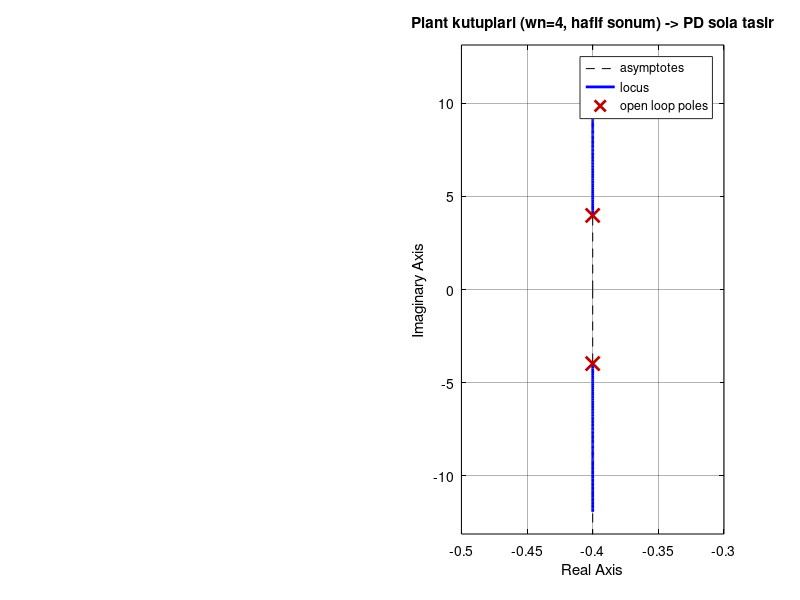

Write MATLAB code to recreate this figure. (Note: this script raises an error after producing the figure.)
function loaded_controller_redesign()
% LOADED_CONTROLLER_REDESIGN  Asama 5.x — YUKLU plant'a gore kontrolcu yeniden tasarimi (ROADMAP KRITIK NOT).
% Sorun: simdiye kadar YUKSUZ kazanclarla (Kp_pos=2, hiz PI Asama-2) yuklu gimbal kontrol edildi.
% Yuklu plant VERIDEN turetildi (free-decay + gravite-FF, yeni ID testi YOK):
%   omega_n=4 rad/s, zeta=0.1 (sarkac free-decay ID); kff_grav=0.21 (gravite duty); k_kin=-0.84 (kinematik)
%   => duty->aci plant:  G(s) = (K_m/J)/(s^2+2*zeta*wn*s+wn^2),  K_m/J = wn^2/kff_grav = 16/0.21 = 76
%      G(s) = 76/(s^2 + 0.8 s + 16)   [hafif sonumlu rezonans wn=4]
% TASARIM: PD (poz + hiz/gyro) ile kapali-dongu kutuplari zeta=0.7'ye, bant 2x'e (wn_cl=8).
%   Karakteristik: s^2 + (0.8+76*Kd) s + (16+76*Kp) = 0
%   wn_cl=8, zeta_cl=0.7:  16+76*Kp=64 -> Kp=0.63 (duty/rad);  0.8+76*Kd=11.2 -> Kd=0.137 (duty/(rad/s))
% Gyro = Kd terimi (hiz geri-besleme = sonum). Isaret POZITIF (sign-testi). gravite-FF zaten yuklu (0.21).
% Calistirma: matlab -batch "cd('matlab/asama_5_gimbal'); loaded_controller_redesign"
    here=fileparts(mfilename('fullpath')); outdir=fullfile(here,'results','loaded_controller_redesign');
    if ~exist(outdir,'dir'), mkdir(outdir); end
    set(groot,'defaultFigureColor','w','defaultAxesColor','w','defaultAxesXColor','k', ...
        'defaultAxesYColor','k','defaultTextColor','k','defaultAxesGridAlpha',0.3);

    wn=4; zeta=0.10; kffg=0.21; kkin=-0.84;
    KmJ = wn^2/kffg;                 % =76
    s=tf('s'); G = KmJ/(s^2+2*zeta*wn*s+wn^2);

    % --- PD tasarim (pole placement) ---
    wn_cl=8; zt_cl=0.7;
    Kp=(wn_cl^2-wn^2)/KmJ;           % duty/rad
    Kd=(2*zt_cl*wn_cl-2*zeta*wn)/KmJ;% duty/(rad/s)
    C = Kp + Kd*s;
    Tcl = feedback(G*C,1);
    [~,z_ach]=damp(Tcl);

    % --- gyro k_ff esdegeri (firmware: omega_ff=k_ff*gy[rad/s] hiz-setpoint'e; iç hız servosu sonra) ---
    % Yaklasik: gyro hiz-setpoint'i k_ff*gy uretir; cikis mili hizi ~ omega_ff/gear; bu Kd-benzeri sonum.
    % Firmware'de DOGRUDAN PD-STAB en temiz: duty = stab_dir*(Kp*(FP0-FP)*DEG2RAD + Kd*(-gy)*DEG2RAD) + grav_FF
    fprintf('\n=== YUKLU kontrolcu yeniden tasarim ===\n');
    fprintf('  Yuklu plant: G=76/(s^2+0.8s+16)  (wn=%.0f, zeta=%.2f -- hafif sonumlu)\n',wn,zeta);
    fprintf('  Hedef kapali-dongu: wn_cl=%.0f rad/s, zeta_cl=%.1f\n',wn_cl,zt_cl);
    fprintf('  ---> PD KAZANC (duty domeni):  Kp=%.3f duty/rad   Kd=%.3f duty/(rad/s)\n',Kp,Kd);
    fprintf('       (derece cinsinden: Kp=%.4f duty/deg, Kd=%.4f duty/(deg/s))\n',Kp*pi/180,Kd*pi/180);
    fprintf('  Ulasilan kapali-dongu zeta=%.2f (hedef %.1f)\n',min(z_ach),zt_cl);
    fprintf('  ISARET: gyro/Kd POZITIF (sign-test); stab_dir=+1 (k_kin<0). gravite-FF=0.21 (yuklu, degismez).\n');

    % --- step yanit: yuksuz-gain (kotu) vs yuklu-PD ---
    f=figure('Position',[60 60 900 380],'Color','w','Visible','off');
    subplot(1,2,1); hold on; grid on; box on;
    step(G/dcgain(G),6);   % plant kendi (acik) - cinlar
    step(Tcl,6);
    legend('plant (kontrolsuz, cinlar)','yuklu-PD (zeta=0.7)','Location','southeast');
    title('Adim yaniti: rezonans -> sonumlu'); xlabel('t'); ylabel('aci (norm)');
    subplot(1,2,2); hold on; grid on; box on;
    rlocus(G); title('Plant kutuplari (wn=4, hafif sonum) -> PD sola tasir');
    sgtitle(sprintf('Yuklu kontrolcu: Kp=%.2f Kd=%.3f (duty), zeta 0.1->%.1f',Kp,Kd,zt_cl),'FontWeight','bold');
    exportgraphics(f,fullfile(outdir,'loaded_controller_redesign.png'),'Resolution',150); close(f);

    rec=struct('plant',struct('wn',wn,'zeta',zeta,'KmJ',KmJ,'kff_grav',kffg,'k_kin',kkin), ...
        'design',struct('wn_cl',wn_cl,'zeta_cl',zt_cl,'Kp_duty_per_rad',round(Kp,4),'Kd_duty_per_radps',round(Kd,4), ...
        'Kp_duty_per_deg',round(Kp*pi/180,5),'Kd_duty_per_degps',round(Kd*pi/180,5)), ...
        'note','DOGRUDAN PD-STAB onerilir (cascade-mapping belirsizligini atlar); gravite-FF yuklu 0.21; isaret +.');
    fid=fopen(fullfile(outdir,'loaded_controller_redesign.json'),'w');
    fwrite(fid,jsonencode(rec,'PrettyPrint',true),'char'); fclose(fid);
    fprintf('  Cikti: %s/\n',outdir);
end
